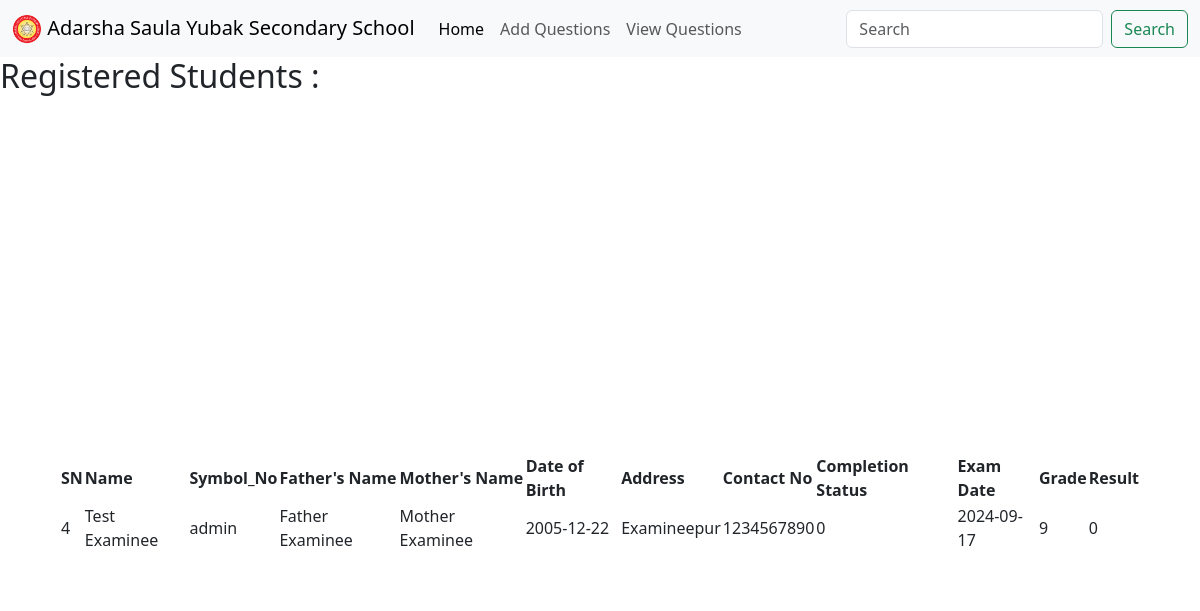
Screenshot of /teacher_panel/teach_home.php with the database file from the repository.
### tables this page shows
CREATE TABLE `examinee_info` (
  `SN` int(11) NOT NULL,
  `Name` varchar(50) NOT NULL,
  `Symbol_Number` varchar(50) NOT NULL,
  `Grade` int(16) NOT NULL,
  `Fathers_Name` varchar(55) NOT NULL,
  `Mothers_Name` varchar(55) NOT NULL,
  `Date_of_Birth` date NOT NULL,
  `Address` varchar(55) NOT NULL,
  `Contact_Number` varchar(55) NOT NULL,
  `Exam_Completion_Status` tinyint(1) NOT NULL,
  `Examination_Date` date NOT NULL DEFAULT current_timestamp(),
  `Result` int(16) NOT NULL
);

### teacher_panel/teach_home.php (the view, shortened to what this page needs)
<?php
include("../database/connectdb.php");
$sqlQuery = "SELECT * FROM `examinee_info`";
$queryResult = $mysqlConnection->query($sqlQuery);
?>
<!DOCTYPE html>
<html lang="en">
<head>
    <link href="../bootstrap/css/bootstrap.min.css" rel="stylesheet">
    <link rel="stylesheet" href="../style.css">
    <link rel="stylesheet" href="https://cdn.datatables.net/2.1.6/css/dataTables.dataTables.css">
    <link href="https://cdn.jsdelivr.net/npm/bootstrap@5.3.3/dist/css/bootstrap.min.css" rel="stylesheet"
>
</head>
<body>
    <nav class="navbar navbar-expand-lg bg-body-tertiary">
        <div class="container-fluid">
            <a class="navbar-brand" href="#">
                <img src="../images/adarshaLogo.png" alt="Logo" width="30" height="auto"
                    class="d-inline-block align-text-top">
                Adarsha Saula Yubak Secondary School
            </a>
            <div class="collapse navbar-collapse" id="navbarSupportedContent">
                <ul class="navbar-nav me-auto mb-2 mb-lg-0">
                    <li class="nav-item">
                        <a class="nav-link active " aria-current="page" href="teach_home.php">Home</a>
                    </li>
                    <li class="nav-item">
                        <a class="nav-link" href="add_questions.php">Add Questions</a>
                    </li>
                    <li class="nav-item">
                        <a class="nav-link" aria-disabled="true" href="QnView.php">View Questions</a>
                    </li>
                </ul>
                <form class="d-flex" role="search">
                    <input class="form-control me-2" type="search" placeholder="Search" aria-label="Search">
                    <button class="btn btn-outline-success" type="submit">Search</button>
                </form>
            </div>
        </div>
    </nav>
    <h2>Registered Students :</h2>
    <div class="container d-flex justify-content-center align-items-center min-vh-100">
        <div class="row box-container box-area">
            <table id="questions" class="display" style="width:100%">
                <thead>
                    <tr>
                        <th>SN</th>
                        <th>Name</th>
                        <th>Symbol_No</th>
                        <th>Father's Name</th>
                        <th>Mother's Name</th>
                        <th>Date of Birth</th>
                        <th>Address</th>
                        <th>Contact No</th>
                        <th>Completion Status</th>
                        <th>Exam Date</th>
                        <th>Grade</th>
                        <th>Result</t>
                    </tr>
                </thead>
                <tbody>
                    <?php
                    if ($queryResult->num_rows > 0) {
                        while ($row = $queryResult->fetch_assoc()) {
                            echo "<tr>";
                            echo "<td>" . $row["SN"] . "</td>";
                            echo "<td>" . $row["Name"] . "</td>";
                            echo "<td>" . $row["Symbol_Number"] . "</td>";
                            echo "<td>" . $row["Fathers_Name"] . "</td>";
                            echo "<td>" . $row["Mothers_Name"] . "</td>";
                            echo "<td>" . $row["Date_of_Birth"] . "</td>";
                            echo "<td>" . $row["Address"] . "</td>";
                            echo "<td>" . $row["Contact_Number"] . "</td>";
                            echo "<td>" . $row["Exam_Completion_Status"] . "</td>";
                            echo "<td>" . $row["Examination_Date"] . "</td>";
                            echo "<td>" . $row["Grade"] . "</td>";
                            echo "<td>" . $row["Result"] . "</td>";
                            echo "</tr>";
                        }
                    } else {
                        echo "<tr><td colspan='4'>No records found</td></tr>";
                    }
                    ?>
                </tbody>
            </table>
        </div>
    </div>
</body>
</html>

### style.css (style rules this page uses)
body { font-family: 'Poppins', sans-serif; background: #ececec; }
.box-container { border: 2px; border-radius: 20px; padding: 30px; background-color: white; box-shadow: 5rem; }

### rows the page displays
examinee_info: SN "4", Name "Test Examinee", Symbol_Number "admin", Fathers_Name "Father Examinee", Mothers_Name "Mother Examinee", Date_of_Birth "2005-12-22", Address "Examineepur", Contact_Number "1234567890", Exam_Completion_Status "0", Examination_Date "2024-09-17", Grade "9", Result "0"
